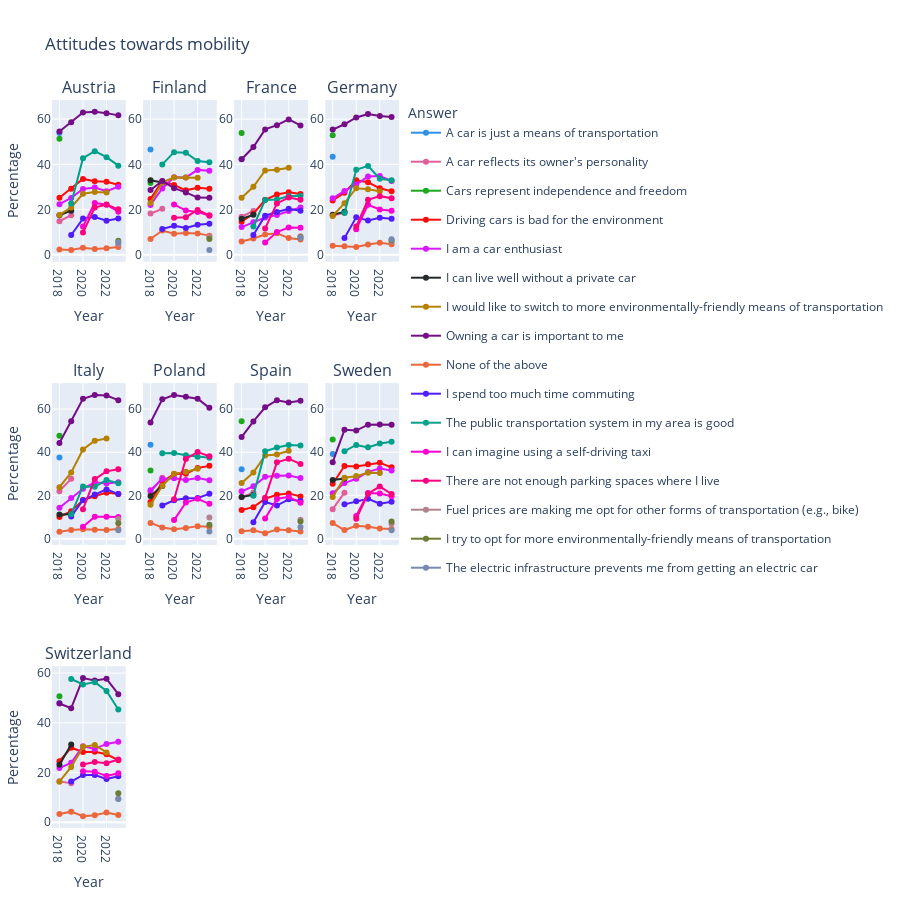

The notebook cell saved with this chart:
### Code cell
fig = create_scatter_plot(mobility_attitude_df, 'Attitudes towards mobility')
fig.update_layout(height=900)
fig.show()
